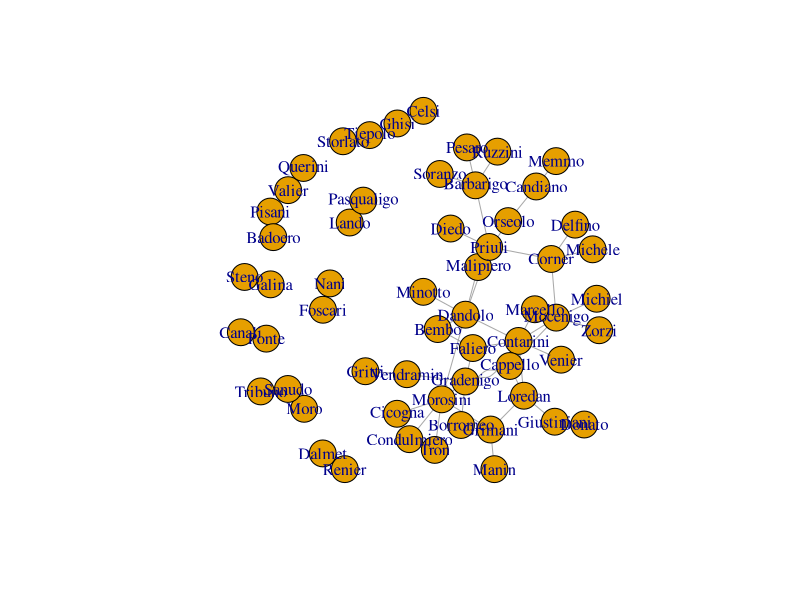
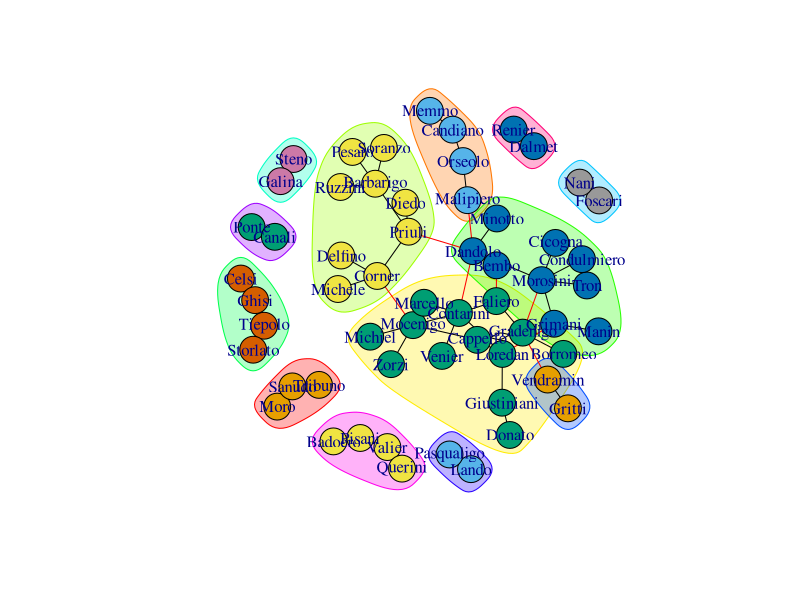

Reproduce these figures in R, in order.
library(igraph)

data <- read.csv("resources/family-pairs.csv",header=FALSE)
venice.sn <- graph.data.frame(data.frame(data$V1,data$V2),directed=F)
plot(venice.sn)
V(venice.sn)$degree <- degree(venice.sn)
cnet <- cluster_edge_betweenness(venice.sn)
plot(cnet,venice.sn)
